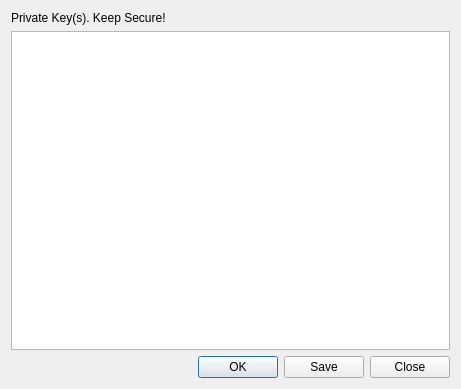
<?xml version="1.0" encoding="UTF-8"?>
<ui version="4.0">
 <class>PrivKey</class>
 <widget class="QDialog" name="PrivKey">
  <property name="geometry">
   <rect>
    <x>0</x>
    <y>0</y>
    <width>461</width>
    <height>389</height>
   </rect>
  </property>
  <property name="windowTitle">
   <string>Private Keys</string>
  </property>
  <layout class="QGridLayout" name="gridLayout">
   <item row="1" column="0">
    <widget class="QPlainTextEdit" name="privKeyTxt">
     <property name="plainText">
      <string/>
     </property>
    </widget>
   </item>
   <item row="2" column="0">
    <widget class="QDialogButtonBox" name="buttonBox">
     <property name="orientation">
      <enum>Qt::Horizontal</enum>
     </property>
     <property name="standardButtons">
      <set>QDialogButtonBox::Close|QDialogButtonBox::Ok|QDialogButtonBox::Save</set>
     </property>
    </widget>
   </item>
   <item row="0" column="0">
    <widget class="QLabel" name="helpLbl">
     <property name="text">
      <string notr="true">Private Key(s). Keep Secure!</string>
     </property>
    </widget>
   </item>
  </layout>
 </widget>
 <resources/>
 <connections>
  <connection>
   <sender>buttonBox</sender>
   <signal>accepted()</signal>
   <receiver>PrivKey</receiver>
   <slot>accept()</slot>
   <hints>
    <hint type="sourcelabel">
     <x>248</x>
     <y>254</y>
    </hint>
    <hint type="destinationlabel">
     <x>157</x>
     <y>274</y>
    </hint>
   </hints>
  </connection>
  <connection>
   <sender>buttonBox</sender>
   <signal>rejected()</signal>
   <receiver>PrivKey</receiver>
   <slot>reject()</slot>
   <hints>
    <hint type="sourcelabel">
     <x>316</x>
     <y>260</y>
    </hint>
    <hint type="destinationlabel">
     <x>286</x>
     <y>274</y>
    </hint>
   </hints>
  </connection>
 </connections>
</ui>
